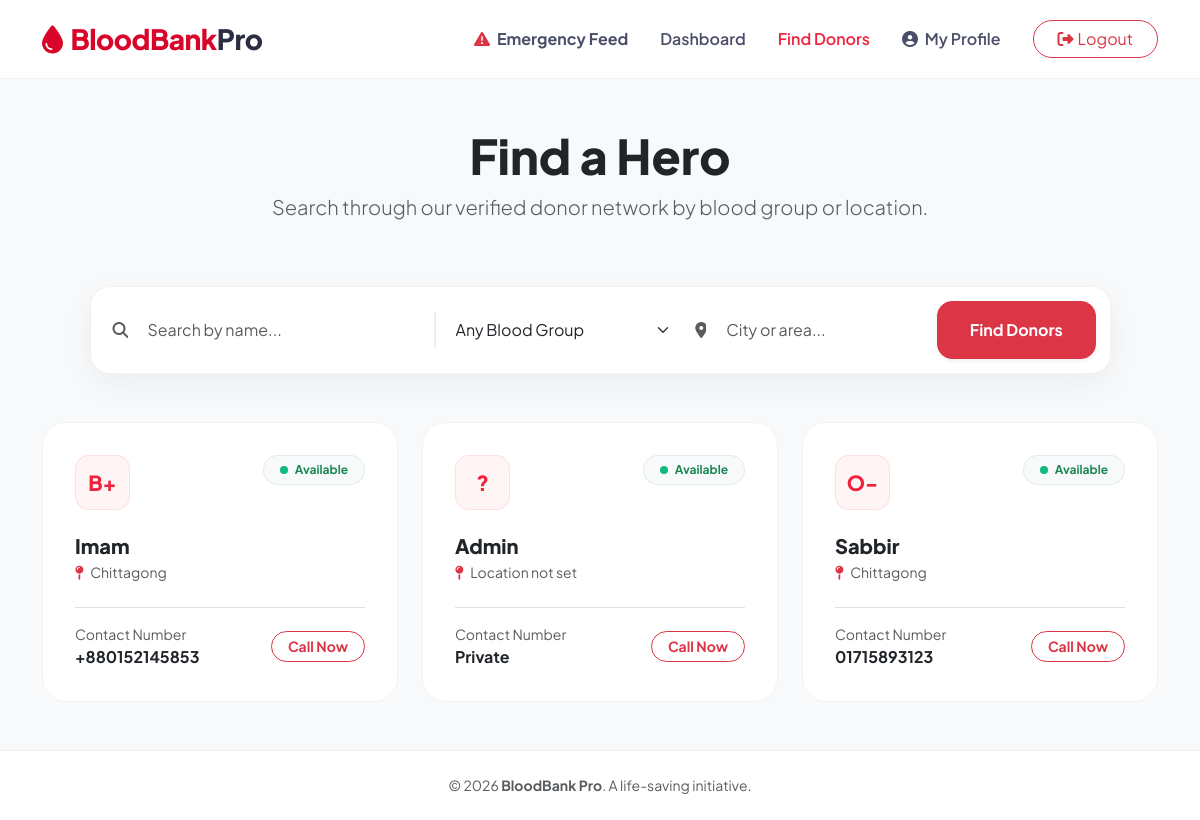
Screenshot of /search-donors/ (signed in) with the database file from the repository.
### blood/models.py (models this page shows, shortened)
class User(AbstractUser):
    ROLE_CHOICES = (('admin', 'Admin'), ('donor', 'Donor'), ('hospital', 'Hospital'))
    BLOOD_GROUP_CHOICES = (('A+', 'A+'), ('A-', 'A-'), ('B+', 'B+'), ('B-', 'B-'),
                           ('AB+', 'AB+'), ('AB-', 'AB-'), ('O+', 'O+'), ('O-', 'O-'))
    role = models.CharField(max_length=10, choices=ROLE_CHOICES, default='donor')
    blood_group = models.CharField(max_length=5, blank=True, null=True, choices=BLOOD_GROUP_CHOICES)
    location = models.CharField(max_length=100, blank=True, null=True)
    phone = models.CharField(max_length=15, blank=True, null=True)
    is_available = models.BooleanField(default=True)  # For donor availability
    donation_count = models.PositiveIntegerField(default=0)

### blood/views.py (the view)
# urls.py: path('search-donors/', views.search_donors, name='search_donors'),
@login_required
def search_donors(request):
    query = request.GET.get('q', '')
    blood_group = request.GET.get('blood_group', '')
    location = request.GET.get('location', '')
    donors = User.objects.filter(role='donor', is_available=True)
    if query:
        donors = donors.filter(Q(username__icontains=query) | Q(location__icontains=query))
    if blood_group:
        donors = donors.filter(blood_group=blood_group)
    if location:
        donors = donors.filter(location__icontains=location)
    return render(request, 'blood/search_donors.html', {'donors': donors})

### blood/templates/blood/search_donors.html (shortened to what this page needs)
{% extends 'blood/base.html' %}
{% block content %}
<div class="container py-4">
    <div class="row mb-5 text-center">
        <div class="col-12">
            <h1 class="fw-800 display-5 text-dark">Find a Hero</h1>
            <p class="text-muted lead">Search through our verified donor network by blood group or location.</p>
        </div>
    </div>
    <div class="row justify-content-center mb-5">
        <div class="col-lg-11">
            <form method="get" class="search-input-group row g-0 align-items-center">
                <div class="col-md-4">
                    <div class="input-group">
                        <span class="input-group-text bg-transparent border-0 pe-0 text-muted">
                            <i class="fas fa-search"></i>
                        </span>
                        <input type="text" name="q" class="form-control modern-input" placeholder="Search by name..." value="{{ request.GET.q|default:'' }}">
                    </div>
                </div>
                <div class="col-md-3">
                    <select name="blood_group" class="form-select modern-select">
                        <option value="">Any Blood Group</option>
                    </select>
                </div>
                <div class="col-md-3">
                    <div class="input-group">
                        <span class="input-group-text bg-transparent border-0 pe-0 text-muted">
                            <i class="fas fa-map-marker-alt"></i>
                        </span>
                        <input type="text" name="location" class="form-control modern-input" placeholder="City or area..." value="{{ request.GET.location|default:'' }}">
                    </div>
                </div>
                <div class="col-md-2 p-1">
                    <button type="submit" class="btn btn-danger w-100 py-3 rounded-15 fw-bold shadow-sm">
                        Find Donors
                    </button>
                </div>
            </form>
        </div>
    </div>
    <div class="row g-4">
        {% for donor in donors %}
        <div class="col-lg-4 col-md-6">
            <div class="card donor-card h-100 p-3">
                <div class="card-body">
                    <div class="d-flex justify-content-between align-items-start mb-4">
                        <div class="blood-badge">
                            {{ donor.blood_group|default:"?" }}
                        </div>
                        <span class="badge rounded-pill bg-light text-success border border-success border-opacity-10 py-2 px-3 small fw-bold">
                            <span class="status-dot"></span> Available
                        </span>
                    </div>
                    <h5 class="fw-800 text-dark mb-1">{{ donor.username|title }}</h5>
                    <p class="text-muted small mb-4">
                        <i class="fas fa-map-pin me-1 text-danger"></i> {{ donor.location|default:"Location not set" }}
                    </p>
                    <div class="pt-3 border-top d-flex justify-content-between align-items-center">
                        <div>
                            <p class="text-muted small mb-0">Contact Number</p>
                            <a href="tel:{{ donor.phone }}" class="text-decoration-none text-dark fw-bold">
                                {{ donor.phone|default:"Private" }}
                            </a>
                        </div>
                        <a href="tel:{{ donor.phone }}" class="btn btn-sm btn-outline-danger rounded-pill px-3 fw-bold">
                            Call Now
                        </a>
                    </div>
                </div>
            </div>
        </div>
        {% endfor %}
    </div>
</div>
{% endblock %}

### blood/templates/blood/base.html (style rules this page uses)
:root { --primary-red: #ef233c; --dark-red: #d90429; --soft-bg: #f8f9fa; --glass: rgba(255, 255, 255, 0.9); }
body { font-family: "Plus Jakarta Sans", sans-serif; background-color: var(--soft-bg); color: #2b2d42; min-height: 100vh; display: flex; flex-direction: column; }

### blood/templates/blood/search_donors.html (style rules this page uses)
.search-input-group { background: white; padding: 10px; border-radius: 20px; box-shadow: 0 10px 30px rgba(0,0,0,0.05); border: 1px solid rgba(0,0,0,0.05); }
.modern-input { border: none !important; padding: 12px 20px; box-shadow: none !important; }
.modern-select { border: none !important; border-left: 2px solid #eee !important; border-radius: 0 !important; padding-left: 20px; cursor: pointer; }
.donor-card { background: white; border-radius: 24px; border: 1px solid #f1f3f5; transition: all 0.3s cubic-bezier(0.4, 0, 0.2, 1); overflow: hidden; }
.blood-badge { width: 55px; height: 55px; background: #fff5f5; color: #ef233c; border-radius: 14px; display: flex; align-items: center; justify-content: center; font-weight: 800; font-size: 1.3rem; box-shadow: inset 0 0 0 1px rgba(239, 35, 60, 0.1); }
.status-dot { width: 8px; height: 8px; background: #10b981; border-radius: 50%; display: inline-block; margin-right: 5px; }
.rounded-15 { border-radius: 15px; }
.fw-800 { font-weight: 800; }

### rows the page displays
User: blood_group "B+", username "Imam", location "Chittagong", phone "+880152145853"
User: blood_group "?", username "Admin", location "Location not set", phone "Private"
User: blood_group "O-", username "Sabbir", location "Chittagong", phone "01715893123"
